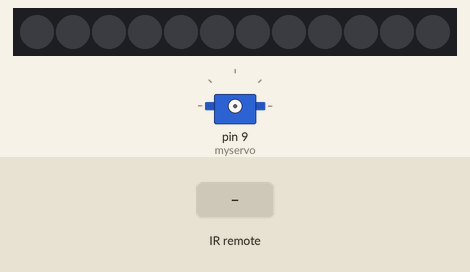
Simulated run of this sketch. Board: Arduino Uno, built with avr-gcc and run on an emulated ATmega328P. Shown: 12 RGB LEDs in strip order, left to right, servo. Inputs (shaded band) come from the test bench. Dim RGB values are drawn brighter than linear.

Above: at 1.2 s.
1.3 s: infrared code 0xFF02FD received
At 2.8 s:
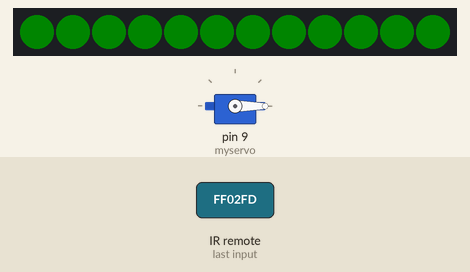
3.1 s: infrared code 0xFF22DD received
At 4.3 s:
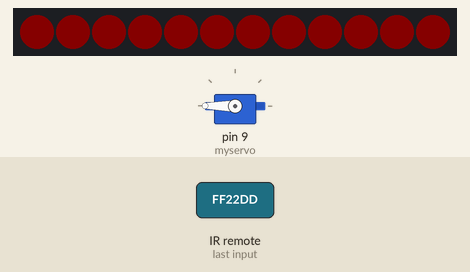
4.9 s: infrared code 0xFFC23D received
At 6.9 s:
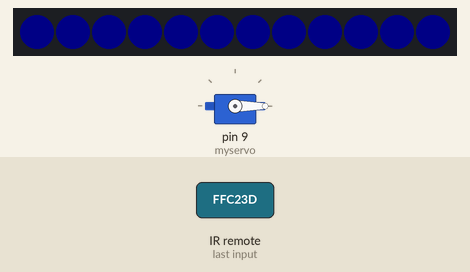
7.2 s: infrared code 0xFF02FD received
At 7.41 s:
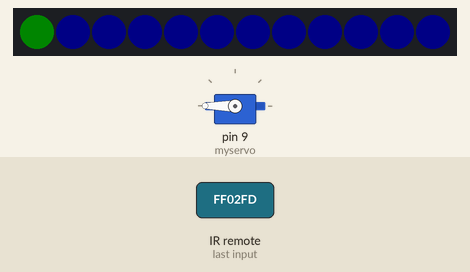
9.0 s: infrared code 0xFFC23D received
At 9.21 s:
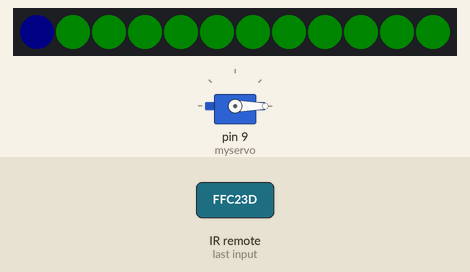
10.8 s: infrared code 0xFF22DD received
At 11.51 s:
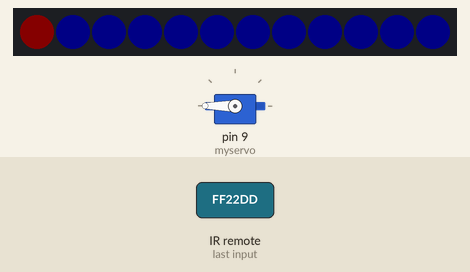
Timing chart, 0 to 13.8 s (numbered marks = the images above; inputs shaded):
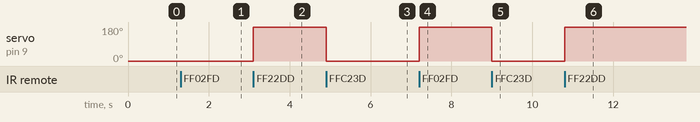

The sketch:

servo-ir-yes-neopixel.ino
```cpp
//YAY THIS WORKS

#include <Servo.h>
#include <IRremote.h>
#include <Adafruit_NeoPixel.h>


Servo myservo;

const int RECV_PIN = 10; //IR pin
IRrecv irrecv(RECV_PIN);  //IR reciever
decode_results results; //results from IR

#define PIN 6 //Neopixel pin
Adafruit_NeoPixel strip = Adafruit_NeoPixel(12, PIN, NEO_GRB + NEO_KHZ800);

int pos=1;

void setup() {
  irrecv.enableIRIn();
  strip.begin();
  strip.show();
  strip.setBrightness(8);
}

void loop()
{
  if (irrecv.decode(&results))
  {
    irrecv.resume();
    switch(results.value)
    {
      case 16720605: //if A is pushed
        if (pos==1){
        }
        else if(pos==2)
        {
            myservo.attach(9);
            myservo.write(180);
            delay(200);
            myservo.detach();
        }
        else if(pos==3)
        {
            myservo.attach(9);
            myservo.write(180);
            delay(700);
            myservo.detach();
        }
        pos=1;
        colorWipe(strip.Color(255, 0, 0), 50); //Red
      break;

      case 16712445: //if B is pushed
        if(pos==1)
        {
            myservo.attach(9);
            myservo.write(0);
            delay(200);
            myservo.detach();
        }
        else if(pos==2){
        }
        else if(pos==3)
        {
            myservo.attach(9);
            myservo.write(180);
            delay(200);
            myservo.detach();
        }
        pos=2;
        colorWipe(strip.Color(0, 255, 0), 50); //Green
      break;

      case 16761405: //if C is pushed
        if(pos==1)
        {
            myservo.attach(9);
            myservo.write(0);
            delay(700);
            myservo.detach();
        }
        else if(pos==2)
        {
            myservo.attach(9);
            myservo.write(0);
            delay(200);
            myservo.detach();
        }
        else if(pos==3){
        }
        pos=3;
        colorWipe(strip.Color(0, 0, 255), 50); //Blue
      break;
    }
    delay(600);
  }
}

//function for the neopixel color
void colorWipe(uint32_t c, uint8_t wait) {
  for(uint16_t i=0; i<strip.numPixels(); i++) {
      strip.setPixelColor(i, c);
      strip.show();
      delay(wait);
  }
}
```

Measured:
- after the input at 1.3 s, the LEDs: first change after 0.20 s (image 1 shows a later state)
- after the input at 3.1 s, servo on pin 9 (myservo): 0° → 180° at once; the LEDs: first change after 0.20 s (image 2 shows a later state)
- after the input at 4.9 s, servo on pin 9 (myservo): 180° → 0° at once; the LEDs: first change after 0.70 s (image 3 shows a later state)
- after the input at 7.2 s, servo on pin 9 (myservo): 0° → 180° at once; the LEDs: change after 0.20 s (image 4)
- after the input at 9.0 s, servo on pin 9 (myservo): 180° → 0° at once; the LEDs: change after 0.20 s (image 5)
- after the input at 10.8 s, servo on pin 9 (myservo): 0° → 180° at once; the LEDs: change after 0.70 s (image 6)
